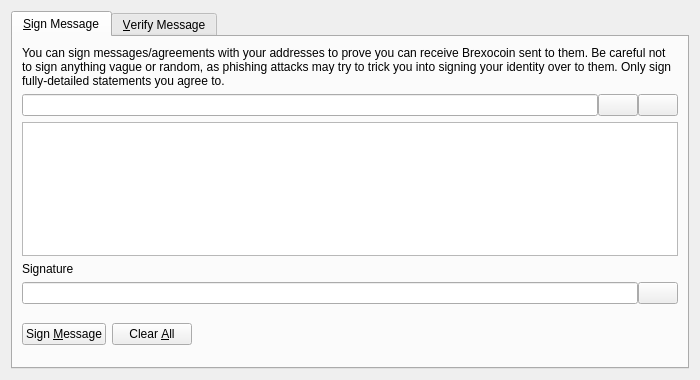
<?xml version="1.0" encoding="UTF-8"?>
<ui version="4.0">
 <class>SignVerifyMessageDialog</class>
 <widget class="QDialog" name="SignVerifyMessageDialog">
  <property name="geometry">
   <rect>
    <x>0</x>
    <y>0</y>
    <width>700</width>
    <height>380</height>
   </rect>
  </property>
  <property name="windowTitle">
   <string>Signatures - Sign / Verify a Message</string>
  </property>
  <property name="modal">
   <bool>true</bool>
  </property>
  <layout class="QVBoxLayout" name="verticalLayout">
   <item>
    <widget class="QTabWidget" name="tabWidget">
     <property name="currentIndex">
      <number>0</number>
     </property>
     <widget class="QWidget" name="tabSignMessage">
      <attribute name="title">
       <string>&amp;Sign Message</string>
      </attribute>
      <layout class="QVBoxLayout" name="verticalLayout_SM">
       <item>
        <widget class="QLabel" name="infoLabel_SM">
         <property name="text">
          <string>You can sign messages/agreements with your addresses to prove you can receive Brexocoin sent to them. Be careful not to sign anything vague or random, as phishing attacks may try to trick you into signing your identity over to them. Only sign fully-detailed statements you agree to.</string>
         </property>
         <property name="textFormat">
          <enum>Qt::PlainText</enum>
         </property>
         <property name="wordWrap">
          <bool>true</bool>
         </property>
        </widget>
       </item>
       <item>
        <layout class="QHBoxLayout" name="horizontalLayout_1_SM">
         <property name="spacing">
          <number>0</number>
         </property>
         <item>
          <widget class="QValidatedLineEdit" name="addressIn_SM">
           <property name="toolTip">
            <string>The Brexocoin address to sign the message with</string>
           </property>
          </widget>
         </item>
         <item>
          <widget class="QPushButton" name="addressBookButton_SM">
           <property name="toolTip">
            <string>Choose previously used address</string>
           </property>
           <property name="text">
            <string/>
           </property>
           <property name="shortcut">
            <string>Alt+A</string>
           </property>
           <property name="autoDefault">
            <bool>false</bool>
           </property>
          </widget>
         </item>
         <item>
          <widget class="QPushButton" name="pasteButton_SM">
           <property name="toolTip">
            <string>Paste address from clipboard</string>
           </property>
           <property name="text">
            <string/>
           </property>
           <property name="shortcut">
            <string>Alt+P</string>
           </property>
           <property name="autoDefault">
            <bool>false</bool>
           </property>
          </widget>
         </item>
        </layout>
       </item>
       <item>
        <widget class="QPlainTextEdit" name="messageIn_SM">
         <property name="toolTip">
          <string>Enter the message you want to sign here</string>
         </property>
        </widget>
       </item>
       <item>
        <widget class="QLabel" name="signatureLabel_SM">
         <property name="text">
          <string>Signature</string>
         </property>
         <property name="textFormat">
          <enum>Qt::PlainText</enum>
         </property>
        </widget>
       </item>
       <item>
        <layout class="QHBoxLayout" name="horizontalLayout_2_SM">
         <property name="spacing">
          <number>0</number>
         </property>
         <item>
          <widget class="QLineEdit" name="signatureOut_SM">
           <property name="font">
            <font>
             <italic>true</italic>
            </font>
           </property>
           <property name="readOnly">
            <bool>true</bool>
           </property>
          </widget>
         </item>
         <item>
          <widget class="QPushButton" name="copySignatureButton_SM">
           <property name="toolTip">
            <string>Copy the current signature to the system clipboard</string>
           </property>
           <property name="text">
            <string/>
           </property>
           <property name="autoDefault">
            <bool>false</bool>
           </property>
          </widget>
         </item>
        </layout>
       </item>
       <item>
        <layout class="QHBoxLayout" name="horizontalLayout_3_SM">
         <item>
          <widget class="QPushButton" name="signMessageButton_SM">
           <property name="toolTip">
            <string>Sign the message to prove you own this Brexocoin address</string>
           </property>
           <property name="text">
            <string>Sign &amp;Message</string>
           </property>
           <property name="autoDefault">
            <bool>false</bool>
           </property>
          </widget>
         </item>
         <item>
          <widget class="QPushButton" name="clearButton_SM">
           <property name="toolTip">
            <string>Reset all sign message fields</string>
           </property>
           <property name="text">
            <string>Clear &amp;All</string>
           </property>
           <property name="autoDefault">
            <bool>false</bool>
           </property>
          </widget>
         </item>
         <item>
          <spacer name="horizontalSpacer_1_SM">
           <property name="orientation">
            <enum>Qt::Horizontal</enum>
           </property>
           <property name="sizeHint" stdset="0">
            <size>
             <width>40</width>
             <height>48</height>
            </size>
           </property>
          </spacer>
         </item>
         <item>
          <widget class="QLabel" name="statusLabel_SM">
           <property name="font">
            <font>
             <weight>75</weight>
             <bold>true</bold>
            </font>
           </property>
           <property name="text">
            <string/>
           </property>
           <property name="wordWrap">
            <bool>true</bool>
           </property>
          </widget>
         </item>
         <item>
          <spacer name="horizontalSpacer_2_SM">
           <property name="orientation">
            <enum>Qt::Horizontal</enum>
           </property>
           <property name="sizeHint" stdset="0">
            <size>
             <width>40</width>
             <height>48</height>
            </size>
           </property>
          </spacer>
         </item>
        </layout>
       </item>
      </layout>
     </widget>
     <widget class="QWidget" name="tabVerifyMessage">
      <attribute name="title">
       <string>&amp;Verify Message</string>
      </attribute>
      <layout class="QVBoxLayout" name="verticalLayout_VM">
       <item>
        <widget class="QLabel" name="infoLabel_VM">
         <property name="text">
          <string>Enter the receiver's address, message (ensure you copy line breaks, spaces, tabs, etc. exactly) and signature below to verify the message. Be careful not to read more into the signature than what is in the signed message itself, to avoid being tricked by a man-in-the-middle attack. Note that this only proves the signing party receives with the address, it cannot prove sendership of any transaction!</string>
         </property>
         <property name="textFormat">
          <enum>Qt::PlainText</enum>
         </property>
         <property name="alignment">
          <set>Qt::AlignLeading|Qt::AlignLeft|Qt::AlignTop</set>
         </property>
         <property name="wordWrap">
          <bool>true</bool>
         </property>
        </widget>
       </item>
       <item>
        <layout class="QHBoxLayout" name="horizontalLayout_1_VM">
         <property name="spacing">
          <number>0</number>
         </property>
         <item>
          <widget class="QValidatedLineEdit" name="addressIn_VM">
           <property name="toolTip">
            <string>The Brexocoin address the message was signed with</string>
           </property>
          </widget>
         </item>
         <item>
          <widget class="QPushButton" name="addressBookButton_VM">
           <property name="toolTip">
            <string>Choose previously used address</string>
           </property>
           <property name="text">
            <string/>
           </property>
           <property name="shortcut">
            <string>Alt+A</string>
           </property>
           <property name="autoDefault">
            <bool>false</bool>
           </property>
          </widget>
         </item>
        </layout>
       </item>
       <item>
        <widget class="QPlainTextEdit" name="messageIn_VM"/>
       </item>
       <item>
        <widget class="QValidatedLineEdit" name="signatureIn_VM"/>
       </item>
       <item>
        <layout class="QHBoxLayout" name="horizontalLayout_2_VM">
         <item>
          <widget class="QPushButton" name="verifyMessageButton_VM">
           <property name="toolTip">
            <string>Verify the message to ensure it was signed with the specified Brexocoin address</string>
           </property>
           <property name="text">
            <string>Verify &amp;Message</string>
           </property>
           <property name="autoDefault">
            <bool>false</bool>
           </property>
          </widget>
         </item>
         <item>
          <widget class="QPushButton" name="clearButton_VM">
           <property name="toolTip">
            <string>Reset all verify message fields</string>
           </property>
           <property name="text">
            <string>Clear &amp;All</string>
           </property>
           <property name="autoDefault">
            <bool>false</bool>
           </property>
          </widget>
         </item>
         <item>
          <spacer name="horizontalSpacer_1_VM">
           <property name="orientation">
            <enum>Qt::Horizontal</enum>
           </property>
           <property name="sizeHint" stdset="0">
            <size>
             <width>40</width>
             <height>48</height>
            </size>
           </property>
          </spacer>
         </item>
         <item>
          <widget class="QLabel" name="statusLabel_VM">
           <property name="font">
            <font>
             <weight>75</weight>
             <bold>true</bold>
            </font>
           </property>
           <property name="text">
            <string/>
           </property>
           <property name="wordWrap">
            <bool>true</bool>
           </property>
          </widget>
         </item>
         <item>
          <spacer name="horizontalSpacer_2_VM">
           <property name="orientation">
            <enum>Qt::Horizontal</enum>
           </property>
           <property name="sizeHint" stdset="0">
            <size>
             <width>40</width>
             <height>48</height>
            </size>
           </property>
          </spacer>
         </item>
        </layout>
       </item>
      </layout>
     </widget>
    </widget>
   </item>
  </layout>
 </widget>
 <customwidgets>
  <customwidget>
   <class>QValidatedLineEdit</class>
   <extends>QLineEdit</extends>
   <header>qvalidatedlineedit.h</header>
  </customwidget>
 </customwidgets>
 <resources>
  <include location="../brexocoin.qrc"/>
 </resources>
 <connections/>
</ui>
